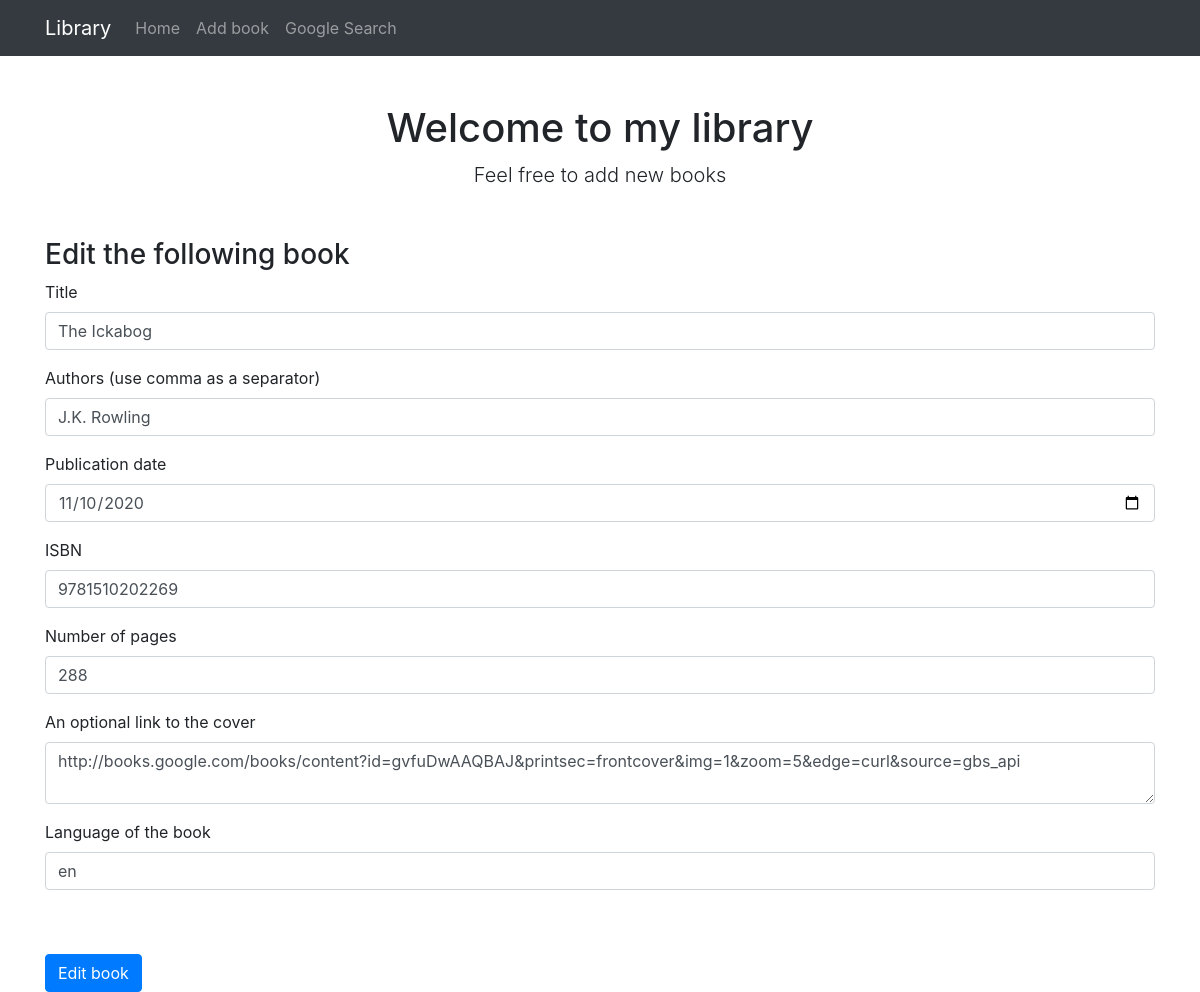
Page /edit-book/8 on the earlier database version.
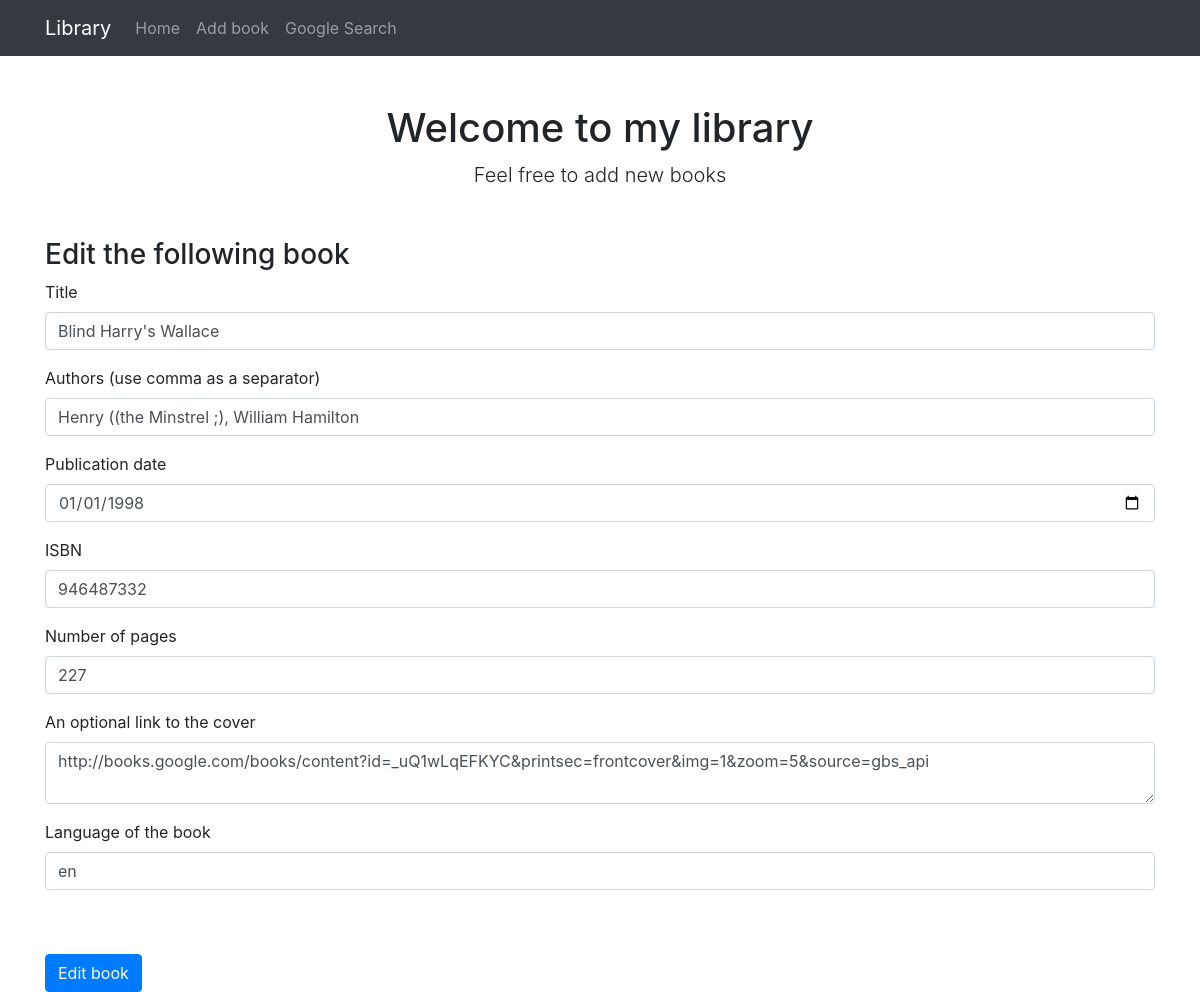
Same page on the later database version.
### library/models.py (models this page shows, shortened)
class Book(db.Model):
    id = db.Column(db.Integer, primary_key=True)
    title = db.Column(db.String(80), nullable=False, unique=True)
    authors = db.relationship("Author", lazy='subquery',
                              secondary=association_table,
                              backref=db.backref('books', lazy=True))
    published_date = db.Column(db.Date(), nullable=False)
    ISBN = db.Column(db.String(16), nullable=False, unique=True)
    num_pages = db.Column(db.Integer, nullable=False)
    cover_url = db.Column(db.Text)
    language = db.Column(db.String(2), nullable=False)

class Author(db.Model):
    id = db.Column(db.Integer, primary_key=True)
    name = db.Column(db.String(80), nullable=False)

### library/routes.py (the view)
@app.route('/edit-book/<int:book_id>', methods=['GET', 'POST'])
def edit_book(book_id):
    book = Book.query.filter_by(id=book_id).first_or_404()
    form = BookForm(obj=book)
    return add_or_edit_book(book, form, book_id=book_id)

### library/forms.py (shortened to what this page needs)
class BookForm(FlaskForm):
    id = HiddenField('id')
    title = StringField('Title', validators=[InputRequired(), unique_check])
    authors = StringField('authors', validators=[InputRequired()])
    published_date = DateField('Published date', validators=[
        InputRequired()])
    ISBN = StringField('ISBN', validators=[InputRequired(), unique_check])
    num_pages = IntegerField('Pages', validators=[InputRequired()])
    cover_url = TextAreaField("Link to the cover", validators=[
        Optional(), URL(message="Enter Valid URL Please.")])
    language = StringField('Language', validators=[InputRequired()])

### library/routes.py (called while the page is built, shortened)
def add_or_edit_book(book, form, book_id=None):
    errors = None
    return render_template(
        'form.html', form=form, errors=errors, book_id=book_id, book=book)

### library/templates/form.html (shortened to what this page needs)
{% extends "index.html" %}
{% block content %}
<h3 class="mt-5">
{% if book_id %}
    Edit the following book
{% else %}
    Add a new book
{% endif %}
</h3>
<form method="POST" action="">
    <div class="form-group">
        <label for="title">Title</label>
        {{ form.title(class_="form-control") }}
    </div>
    <div class="form-group">
        <label for="authors">Authors (use comma as a separator)</label>
            {% if book_id %}
                <input class="form-control" id="authors" name="authors" required="" type="text" value="{% for a in book.authors %}{{ a.name }}{{ ", " if not loop.last else "" }}{% endfor %}">
            {% else %}
                {{ form.authors(class_="form-control") }}
            {% endif %}
    </div>
    <div class="form-group">
        <label for="published_date">Publication date</label>
        {{ form.published_date(class_="form-control", placeholder="YYYY-MM-DD") }}
    </div>
    <div class="form-group">
        <label for="ISBN">ISBN</label>
        {{ form.ISBN(class_="form-control") }}
    </div>
    <div class="form-group">
        <label for="num_pages">Number of pages</label>
        {{ form.num_pages(class_="form-control") }}
    </div>
    <div class="form-group">
        <label for="cover_url">An optional link to the cover</label>
        {{ form.cover_url(class_="form-control") }}
    </div>
    <div class="form-group">
        <label for="language">Language of the book</label>
        {{ form.language(class_="form-control") }}
    </div>
    {% if book_id %}
    <button type="submit" class="btn btn-primary mt-5">Edit book</button>
    {% else %}
    <button type="submit" class="btn btn-primary mt-5">Add book</button>
    {% endif %}
</form>
{% endblock %}

### library/templates/index.html (shortened to what this page needs)
<!DOCTYPE html>
<html lang="en">
    <head>
        <link rel="stylesheet" href="https://cdn.jsdelivr.net/npm/bootstrap@4.6.0/dist/css/bootstrap.min.css">
    </head>
    <body>
        <nav class="navbar navbar-expand-lg navbar-dark bg-dark">
            <div class="container">
                <a class="navbar-brand" href="{{ url_for('homepage') }}">Library</a>
                <div class="collapse navbar-collapse" id="navbarSupportedContent">
                    <ul class="navbar-nav ms-auto mb-2 mb-lg-0">
                        <li class="nav-item"><a class="nav-link" href="{{ url_for('homepage') }}">Home</a></li>
                        <li class="nav-item"><a class="nav-link" href="{{ url_for('add_book') }}">Add book</a></li>
                        <li class="nav-item"><a class="nav-link" href="{{ url_for('search_google_api') }}">Google Search</a></li>
                    </ul>
                </div>
            </div>
        </nav>
        <div class="container">
            <div class="text-center mt-5">
                <h1>Welcome to my library</h1>
                <p class="lead">Feel free to add new books</p>
            </div>
      {% block content %}
      {% endblock content %}
        </div>
    </body>
</html>

Differences in the rows shown:
no longer on this page (row edited): Author: authors "J.K. Rowling"
changed Book "en": title "The Ickabog" → "Blind Harry's Wallace"; published_date "11/10/2020" → "01/01/1998"; ISBN "9781510202269" → "946487332"; num_pages "288" → "227"; cover_url "http://books.google.com/books/content?id=gvfuDwAAQBAJ&printsec=frontcover&img=1&zoom=5&edge=curl&source=gbs_api" → "http://books.google.com/books/content?id=_uQ1wLqEFKYC&printsec=frontcover&img=1&zoom=5&source=gbs_api"
now on this page (row edited): Author: authors "Henry ((the Minstrel ;), William Hamilton"
